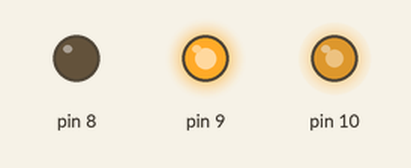
The sketch below on a simulated Arduino Uno, built with avr-gcc and run on an emulated ATmega328P. On the bench: output pins drawn as LEDs (lit = HIGH).

Above: at 0.05 s.
At 4.45 s:
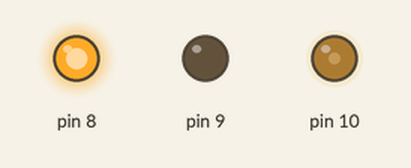
Timing chart, 0 to 5.9 s (numbered marks = the images above):
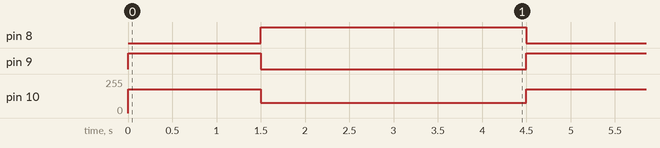

Measured:
- by itself, pin 8: alternates HIGH for 3.0 s and LOW for 1.5 s
- by itself, pin 9: alternates HIGH for 1.5 s and LOW for 3.0 s
- by itself, pin 10: alternates 178/255 for 1.5 s and 76/255 for 3.0 s

The sketch:

ProtoV1.ino
```cpp
///*
//  wasd = 20DF02FD, 20DFE01F, 20DF609F, 20DF827D
//  + , - (pwm) = 20DF40BF, 20DFC03F
//
//
//M1:
//IN1 = 8, IN2 = 9
//EN1 = 10
//
//M2:
//EN2 = 11
//IN3 = 12, IN4 = 13
//*/
//
////#include <IRremote.h>
//
////M1:
//#define IN1 8
//#define IN2 9
//#define EN1 10
//
////M2:
//#define IN3 12
//#define IN4 13
//#define EN2 11
//
//#define B1_PIN 3
//#define B2_PIN 4
//#define B3_PIN 5
//#define B4_PIN 6
//
//#define POTPIN 0
//
////boolean override = false;
//
////const int RECV_PIN = 2;
////IRrecv irrecv(RECV_PIN);
////decode_results results;
//
////int in_speed = 0;
//
//
//
//
//void change_direc (bool direct, int direc__) {
//  if ((direct == HIGH || direct == LOW) && direc__ == 1) {
//
//
//    digitalWrite(IN1, HIGH);
//    digitalWrite(IN2, LOW);
//  }
//
//  else if ((direct == HIGH || direct == LOW) && direc__ == 2) {
//
//
//    digitalWrite(IN3, direct);
//    digitalWrite(IN4, !direct);
//  }
//}
//
//
//
//void run_motors (int speed, int direc) {
//  analogWrite(EN1, speed);
////  analogWrite(EN2, speed);
//
//  if (direc == 1) {
//    Serial.println("  fwd active  ");
//   Serial.print(speed);
//    change_direc(HIGH, direc); //forward
//  }
//
////  else if (direc == 2) {
////    Serial.println("  bwd active  ");
////        Serial.print(speed);
////    change_direc(LOW, direc); //backward
////
////  }
//
//}
//
//void motor_off (int speed, int direc_) {
//  if (direc_ == 3) {
//    Serial.println("  left active  ");
//    analogWrite(EN1, speed/2);
//    analogWrite(EN2, 0);
//  }
//
//  else if (direc_ == 4) {
//    Serial.println("  right active  ");
//    analogWrite(EN1, 0);
//    analogWrite(EN2, speed/2);
//  }
//
//  else {
//    analogWrite(EN1, 0);
//    analogWrite(EN2, 0);
//  }
//}
//
//void setup(){
//  Serial.begin(9600);
////  irrecv.enableIRIn();
////  irrecv.blink13(true);
//
//
//  pinMode(IN1, OUTPUT);
//  pinMode(IN2, OUTPUT);
//  pinMode(EN1, OUTPUT);
//
//  pinMode(IN3, OUTPUT);
//  pinMode(IN4, OUTPUT);
//  pinMode(EN2, OUTPUT);
//
//}
//
//void loop(){
////  if (irrecv.decode(&results)){
////      Serial.println(results.value, HEX);
////      irrecv.resume();
////      delay(250);
////  }
//  boolean Bu1 = digitalRead(B1_PIN);
//  boolean Bu2 = digitalRead(B2_PIN);
//  boolean Bu3 = digitalRead(B3_PIN);
//  boolean Bu4 = digitalRead(B4_PIN);
//
//  int speed = analogRead(POTPIN)/4;
////int speed = 255;
////  if (override = true) {
////    speed = in_speed;
////  }
////  if ((in_speed <= 255) && (in_speed >= 0) ){
////    if (results.value == 0x20DF40BF){
////      in_speed + 5 ;
////    }
////    else if (results.value == 0x20DFC03F){
////      in_speed - 5 ;
////    }
////  }
//  Serial.print("Bu1:");Serial.println(Bu1);
//  Serial.print("Bu2:");Serial.println(Bu2);
//  Serial.print("Bu3:");Serial.println(Bu3);
//  Serial.print("Bu4:");Serial.println(Bu4);
//
//  Serial.print("speed:");Serial.println(speed);
//
//  if ( Bu1 == HIGH) {
//      run_motors(speed, 1);
//  }
//  else if ( Bu1 == LOW) {
//      motor_off(0, 5);
//  }
////  else if ( Bu2 == HIGH) {
////    run_motors(speed, 2);
////  }
////
////  if ( Bu3 == HIGH) {
////    motor_off(speed, 3);
////  }
////
////  else if ( Bu4 == HIGH) {
////    motor_off(speed, 4);
////  }
//
//}
//

void setup() {
pinMode(8, OUTPUT);
pinMode(10, OUTPUT);
pinMode(9, OUTPUT);
}

void loop() {
digitalWrite(8, LOW); //forward
digitalWrite(9, HIGH); //forward
analogWrite(10, 178); //pin 3 is PWM, 178/255 = (about) 70% speed. Max is 255.
delay(1500);

digitalWrite(8, HIGH); //reverse
digitalWrite(9, LOW); //reverse
analogWrite(10, 76); //pin 3 is PWM, 76/255 = (about) 30% speed. Max is 255.
delay(3000);
}
```
